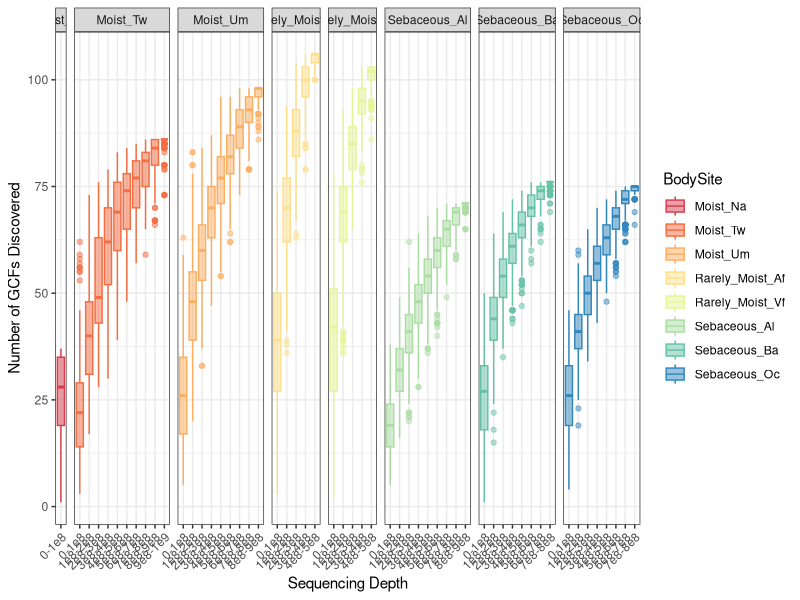

Source code (R):
library(ggplot2)

dat <- read.table("Rarefaction_Results.With_Permutations.txt", header=T, sep='\t')
# BodySite        CumulativeDepth GCFsDiscovered

colors <- c("#D53E4F", "#F46D43", "#FDAE61", "#FEE08B", "#E6F598", "#ABDDA4", "#66C2A5", "#3288BD")
names(colors) <- c ("Moist_Na", "Moist_Tw", "Moist_Um", "Rarely_Moist_Af", "Rarely_Moist_Vf", "Sebaceous_Al", "Sebaceous_Ba", "Sebaceous_Oc")

pdf("Rarefaction_Results_with_Permutation.pdf", height=5, width=20)
ggplot(dat, aes(x=CumulativeDepth, y=GCFsDiscovered, color=BodySite, fill=BodySite)) + geom_boxplot(alpha=0.5, aes(weight=1)) + theme_bw() + scale_color_manual(values=colors) + scale_fill_manual(values=colors) + xlab('Sequencing Depth') + ylab('Number of GCFs Discovered') + facet_grid(.~BodySite, space='free_x', scales='free_x') + theme(axis.text.x = element_text(angle = 45, vjust = 1, hjust=1))
dev.off()
